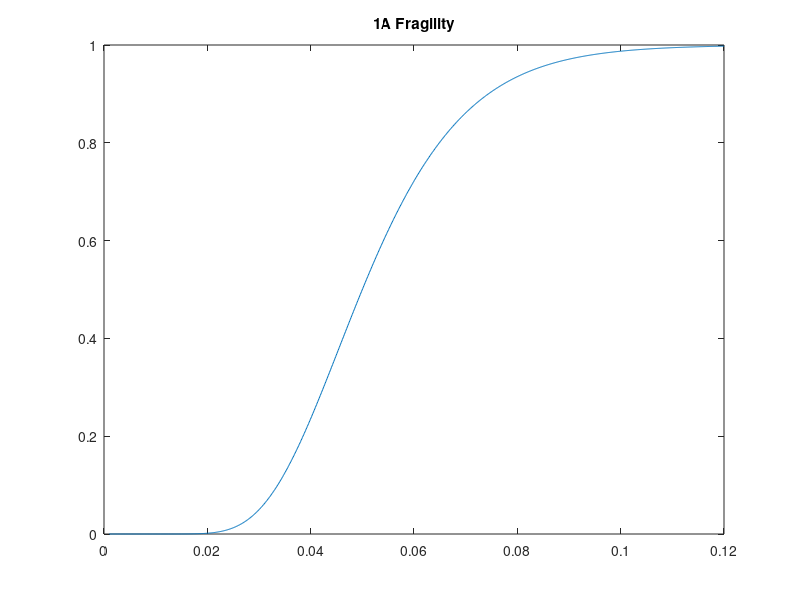

Recreate this plot in MATLAB. (Note: this script raises an error after producing the figure.)
close all, clear all;
%% Hazard Curve Read in 
%hazard = xlsread('HW6_Hazard.xlsx','A10:B1809')
load('HW8_hazardcurve.mat')

% Mean Annual Frequency for MCE Event
MAF = -log(1 - 0.02) / 50;
% Extrapolate to Intensity Measure at MCE Level
IM_MCE = interp1(hazard(:,2),hazard(:,1),MAF);
IM_DBE = 2/3*IM_MCE;
Sa = hazard(:,1);

%% Fragility Read in 
Intensity = load('Intensity.mat');
% Stripes
Stripe = [.0918, .198, .305, .411, .518, .625, .731, .838];

% Fragility parameters for post Northridge
med_fragility = .05; 
sigma_ln_fragility = .31;

% Create Fragility
EDP = linspace(.001, .12, 1000);
P_C_EDP = normcdf((log(EDP) - log(med_fragility))/sigma_ln_fragility);

% Plot the fragility to check
figure
plot(EDP, P_C_EDP)
title('1A Fragility')

%% A1
% Fields variable for ability to loop over all fields in structure
fields = fieldnames(Intensity.Intensity);
Int = Intensity.Intensity;

% Loop over all IL's (fields) and find the median at each story
for i=1:numel(fields)
    data = Int.(fields{i});
    for j = 1:size(data,1)
        med.(fields{i})(j,1) = median(data(j,:));
        sigmaln_t.(fields{i})(j,1) = std(log(data(j,:)));
    end
end

% 2nd story median, sigma for MCE event
index = 4; % For the second story

for i = 1:numel(fields)
    m_temp(i) = med.(fields{i})(index);
    s_temp(i) = sigmaln_t.(fields{i})(index);  
end
    
MCE_median = interp1(Stripe, m_temp, IM_MCE); 
MCE_sig = interp1(Stripe, s_temp, IM_MCE);

PDF_MCE = (1./(EDP.*MCE_sig.*sqrt(2*pi))).*exp(-((log(EDP)-log(MCE_median)).^2)./(2*(MCE_sig^2)));

% Collapse Fragility Calculation
handles.numberCollapse= [0,0,0,0,1,2,4,3];
n = 7;
output = CollapseFragility(Stripe, n, handles, Sa);
param_collapse = output.parameters;

figure 
plot(EDP, PDF_MCE)
title('EDP/PDF Check MCE')

P_fracture_MCE = trapz(EDP, PDF_MCE.*P_C_EDP);
disp('Fracture Probability of Pre-North Connection under MCE: ')
disp(P_fracture_MCE)

%% A2
DBE_median = interp1(Stripe, m_temp, IM_DBE); 
DBE_sig = interp1(Stripe, s_temp, IM_DBE);

PDF_DBE = (1./(EDP.*DBE_sig.*sqrt(2*pi))).*exp(-((log(EDP)-log(DBE_median)).^2)./(2*(DBE_sig^2)));
figure 
plot(EDP, PDF_DBE)
title('EDP/PDF Check DBE')

P_fracture_DBE = trapz(EDP, PDF_DBE.*P_C_EDP);
disp('Fracture Probability of Pre-North Connection under DBE: ')
disp(P_fracture_DBE)


%% A3 
% Fragility parameters for post Northridge
med_fragility = .0181; 
sigma_ln_fragility = .44;

% Create Fragility
EDP = linspace(.001, .12, 1000);
P_C_EDP_prenorth = normcdf((log(EDP) - log(med_fragility))/sigma_ln_fragility);

% Plot the fragility to check
figure
plot(EDP, P_C_EDP)

P_fracture_MCE = trapz(EDP, PDF_MCE.*P_C_EDP_prenorth);

disp('Fracture Probability of Connection under MCE: ')
disp(P_fracture_MCE)

P_fracture_DBE = trapz(EDP, PDF_DBE.*P_C_EDP_prenorth);

disp('Fracture Probability of Connection under DBE: ')
disp(P_fracture_DBE)

%% B1
onesided = [.03, .04, .05; .3, .3, .3];
DS = zeros(length(EDP), size(onesided, 2)+1);

for i = 1:size(onesided, 2)
    DS(:, i) = normcdf((log(EDP)-log(onesided(1,i)))/(onesided(2, i)));
end

PDS = zeros(length(EDP), size(onesided, 2)+1);
PDS(:,1) = 1-DS(:,1);

for i = 1:size(onesided, 2)
    PDS(:,i+1) = DS(:,i)-DS(:,i+1);
end

figure
hold on
for i = 1:4
    plot(EDP, PDS(:,i))
end
legend('No Damage', 'DS1','DS2','DS3')
title('Probability of Being in certain Damage State')

EL_DS_1S = [0, 17400, 29300, 29300];
EL_DS_2S = [0, 30000, 61000, 52300];

% Expected Loss Given EDP for 1 sided connection or 2 sided conenction
EL_EDP_1S = PDS(:,2)*EL_DS_1S(2) + PDS(:,3)*EL_DS_1S(3) + PDS(:,4)*EL_DS_1S(4);
EL_EDP_2S = PDS(:,2)*EL_DS_2S(2) + PDS(:,3)*EL_DS_2S(3) + PDS(:,4)*EL_DS_2S(4);

numcxn_story = [2 4;
                2 4;
                4 4;
                4 4;
                4 4];

EL_EDP_Story = EL_EDP_1S'.*numcxn_story(:,1) + EL_EDP_2S'.*numcxn_story(:,2);

% Do stuff 
numfloors = 5;
PDF_MCE_story = zeros(numfloors, length(EDP));
for j = 1:numfloors
    for i = 1:numel(fields)
        m_temp(i) = med.(fields{i})(j);
        s_temp(i) = sigmaln_t.(fields{i})(j);  
    end
    
MCE_median = interp1(Stripe, m_temp, IM_MCE); 
MCE_sig = interp1(Stripe, s_temp, IM_MCE);

PDF_MCE_story(j, :) = (1./(EDP.*MCE_sig.*sqrt(2*pi))).*exp(-((log(EDP)-log(MCE_median)).^2)./(2*(MCE_sig^2)));
end

figure
hold on
for i = 1:numfloors
    plot(EDP, PDF_MCE_story(i,:))
end
legend('Story 5', 'Story 4', 'Story 3', 'Story 2', 'Story 1')

LStory_IM = zeros(1,numfloors);
for i = 1:numfloors
    LStory_IM(i) = trapz(EDP, PDF_MCE_story(i,:).*EL_EDP_Story(i,:));
end

L_IM_NC = sum(LStory_IM);

L_C_story = 45000*numcxn_story(:,1) + 70000*numcxn_story(:,2);
L_C = sum(L_C_story);

P_C_MCE = normcdf((log(IM_MCE)-log(param_collapse(1)))/param_collapse(2));
P_NC_MCE = 1 - P_C_MCE;

L_MCE = L_IM_NC*P_NC_MCE + L_C*P_C_MCE;
disp('Expected Loss MCE')
disp(L_MCE)






